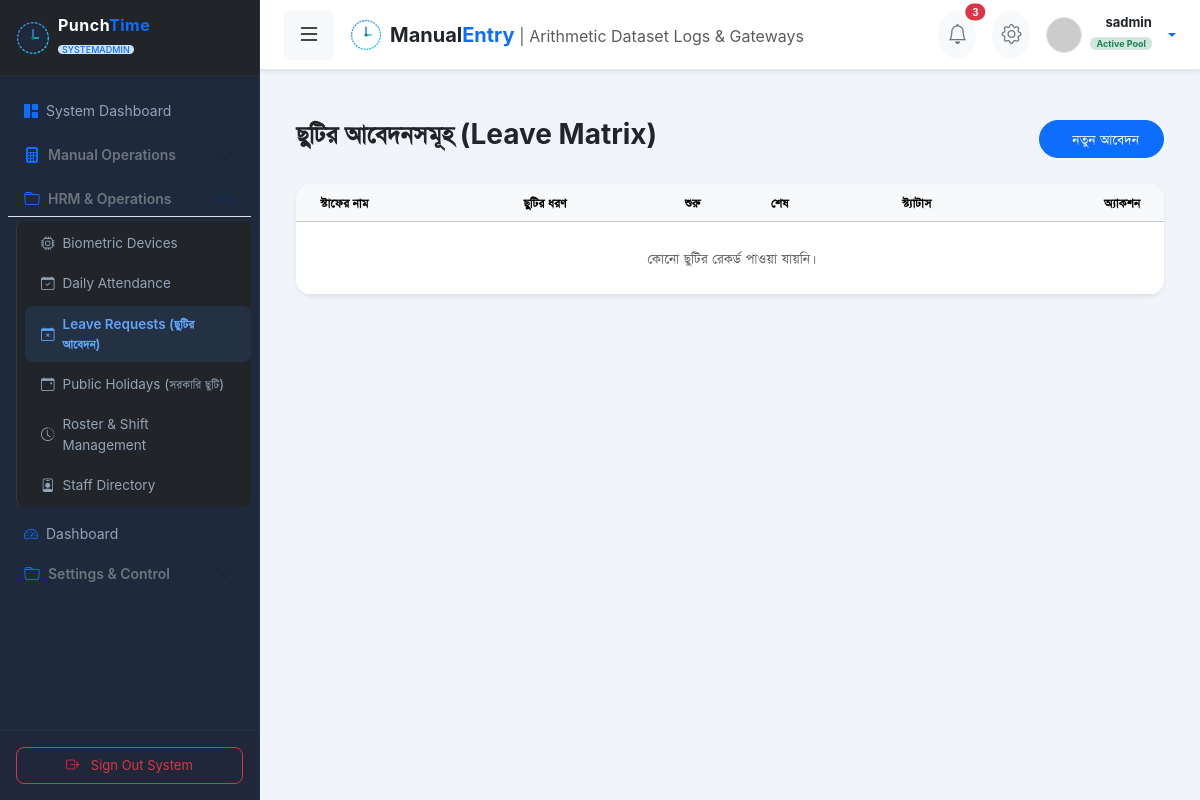
The app's page /hrm/leaves/ (signed in) with its own data.
### mainsystem/models.py (models this page shows, shortened)
class CustomUser(AbstractUser):
    role = models.ForeignKey(Role, on_delete=models.SET_NULL, null=True, blank=True, verbose_name="ইউজার রোল")
    email = models.EmailField(unique=True, verbose_name="ইমেইল অ্যাড্রেস")
    username = models.CharField(max_length=150, unique=True, verbose_name="ইউজারনেম")
    is_active = models.BooleanField(default=True, verbose_name="অ্যাকাউন্ট সক্রিয়")
    is_staff = models.BooleanField(default=False, verbose_name="স্টাফ স্ট্যাটাস (অ্যাডমিন প্যানেল অ্যাক্সেস)")
    is_superuser = models.BooleanField(default=False, verbose_name="সুপার ইউজার স্ট্যাটাস")
    last_login = models.DateTimeField(auto_now=True)
    date_joined = models.DateTimeField(auto_now_add=True)
    is_protected = models.BooleanField(default=False, verbose_name="সুরক্ষিত ইউজার")
    class Meta:
        verbose_name = "ব্যবহারকারী"
        verbose_name_plural = "ব্যবহারকারীগণ"

class ModuleGroup(models.Model):
    name = models.CharField(max_length=100, unique=True, verbose_name="গ্রুপের নাম")
    icon = models.CharField(max_length=50, default='bi-folder', verbose_name="আইকন ক্লাস (Bootstrap/FontAwesome)")
    icon_unicode = models.CharField(max_length=10, blank=True, null=True, verbose_name="আইকন ইউনিকোড")
    order = models.PositiveIntegerField(default=0, verbose_name="ক্রমিক নম্বর")
    class Meta:
        ordering = ['order', 'name']
        verbose_name = "মডিউল গ্রুপ"
        verbose_name_plural = "মডিউল গ্রুপসমূহ"

class Module(models.Model):
    name = models.CharField(max_length=100, verbose_name="মডিউলের নাম (ইংরেজী)")
    label = models.CharField(max_length=100, blank=True, null=True, verbose_name="লেবেল (বাংলা)")
    url_name = models.CharField(max_length=100, unique=True, verbose_name="ইউআরএল নেমস্পেস (Namespace URL)")
    class_name = models.CharField(max_length=100, blank=True, null=True, verbose_name="CSS/JS ক্লাস টার্গেটিং")
    icon = models.CharField(max_length=50, default='bi-circle', verbose_name="আইকন ক্লাস")
    icon_unicode = models.CharField(max_length=10, blank=True, null=True, verbose_name="ইউনিকোড আইকন")
    parent = models.ForeignKey('self', null=True, blank=True, on_delete=models.SET_NULL, related_name='children', verbose_name="প্যারেন্ট মडीউল")
    group = models.ForeignKey(ModuleGroup, on_delete=models.SET_NULL, null=True, related_name='modules', verbose_name="মডিউল গ্রুপ")
    actions = models.ManyToManyField(ActionType, related_name='modules', verbose_name="অনুমোদিত অ্যাকশনসমূহ")
    order = models.PositiveIntegerField(default=0, verbose_name="ক্রমিক নম্বর")
    is_visible = models.BooleanField(default=True, verbose_name="মেনুতে দৃশ্যমান কিনা")
    is_header = models.BooleanField(default=False, verbose_name="হেডার দৃশ্যমানতা")
    is_default = models.BooleanField(default=False, verbose_name="ডিফল্ট মডিউল")
    class Meta:
        ordering = ['order', 'name']
        verbose_name = "মডিউল"
        verbose_name_plural = "মডিউলসমূহ"

### hrm/views.py (the view)
# urls.py: path('leaves/', views.leave_list, name='leave_list'),
@login_required
def leave_list(request):
    leaves = LeaveRequest.objects.select_related('staff').all().order_by('-created_at')
    return render(request, 'hrm/leave_list.html', {'leaves': leaves})

### hrm/templates/hrm/leave_list.html (shortened to what this page needs)
{% extends "mainsystem/base.html" %}
{% block content %}
<div class="container mt-4">
    <div class="d-flex justify-content-between align-items-center mb-4">
        <h3 class="fw-bold text-dark">ছুটির আবেদনসমূহ (Leave Matrix)</h3>
        <a href="{% url 'hrm:leave_create' %}" class="btn btn-primary rounded-pill px-4">নতুন আবেদন</a>
    </div>
    <div class="card shadow-sm border-0 rounded-4 overflow-hidden">
        <div class="card-body p-0">
            <table class="table table-hover align-middle mb-0">
                <thead class="table-light text-muted text-uppercase small">
                    <tr>
                        <th class="ps-4">স্টাফের নাম</th>
                        <th>ছুটির ধরণ</th>
                        <th>শুরু</th>
                        <th>শেষ</th>
                        <th class="text-center">স্ট্যাটাস</th>
                        <th class="text-end pe-4">অ্যাকশন</th>
                    </tr>
                </thead>
                <tbody>
                    {% for leave in leaves %}
                    <tr>
                        <td class="ps-4 fw-bold text-dark">{{ leave.staff.full_name }}</td>
                        <td><span class="badge bg-info-subtle text-info">{{ leave.get_leave_type_display }}</span></td>
                        <td>{{ leave.start_date|date:"d M, Y" }}</td>
                        <td>{{ leave.end_date|date:"d M, Y" }}</td>
                        <td class="text-center">
                            {% if leave.status == 'APPROVED' %}
                                <span class="badge bg-success-subtle text-success rounded-pill px-3">Approved</span>
                            {% elif leave.status == 'REJECTED' %}
                                <span class="badge bg-danger-subtle text-danger rounded-pill px-3" title="বাতিল করেছেন: {{ leave.rejected_by.username }}">Rejected</span>
                            {% else %}
                                <span class="badge bg-warning-subtle text-warning rounded-pill px-3">Pending</span>
                            {% endif %}
                        </td>
                        <td class="text-end pe-4">
                            <div class="d-inline-flex gap-1 align-items-center">
                                {% if leave.status == 'PENDING' %}
                                    <a href="{% url 'hrm:leave_edit' leave.id %}" class="btn btn-sm btn-outline-primary rounded-pill px-2.5" title="এডিট"><i class="fas fa-edit"></i></a>
                                    <a href="{% url 'hrm:leave_approve' leave.id %}" class="btn btn-sm btn-success rounded-pill px-3 btn-approve"><i class="fas fa-check me-1"></i> মঞ্জুর</a>
                                    <a href="{% url 'hrm:leave_reject' leave.id %}" class="btn btn-sm btn-outline-danger rounded-pill px-2.5 btn-reject" title="বাতিল"><i class="fas fa-times"></i></a>
                                {% elif leave.status == 'APPROVED' %}
                                    <span class="badge bg-success-subtle text-success rounded-pill px-3 py-2 small me-1">
                                        <i class="fas fa-user-shield me-1"></i>Approved
                                    </span>
                                    <a href="{% url 'hrm:leave_edit' leave.id %}" class="btn btn-sm btn-outline-primary rounded-pill px-2.5" title="এডিট"><i class="fas fa-edit"></i></a>
                                    <a href="{% url 'hrm:leave_reject' leave.id %}" class="btn btn-sm btn-danger rounded-pill px-2.5 btn-reject" title="পুনরায় বাতিল করুন">
                                        <i class="fas fa-undo-alt"></i>
                                    </a>
                                {% else %}
                                    <span class="badge bg-danger-subtle text-danger rounded-pill px-3 py-2 small me-1" title="বাতিল করেছেন: {{ leave.rejected_by.username|default:'Admin' }}">
                                        <i class="fas fa-ban me-1"></i>Rejected
                                    </span>
                                    <a href="{% url 'hrm:leave_approve' leave.id %}"
                                    class="btn btn-sm btn-outline-success rounded-pill px-3 btn-approve"
                                    title="বাতিলকৃত ছুটি পুনরায় মঞ্জুর করুন">
                                        <i class="fas fa-check-double me-1"></i> পুনরায় মঞ্জুর
                                    </a>
                                {% endif %}
                            </div>
                        </td>
                    </tr>
                    {% empty %}
                    <tr>
                        <td colspan="6" class="text-center py-4 text-muted">কোনো ছুটির রেকর্ড পাওয়া যায়নি।</td>
                    </tr>
                    {% endfor %}
                </tbody>
            </table>
        </div>
    </div>
</div>
{% endblock %}

### mainsystem/templates/mainsystem/base.html (shortened to what this page needs)
{% load static %}
<!DOCTYPE html>
<html lang="en">
<head>
    <link href="{% static 'css/bootstrap.min.css' %}" rel="stylesheet">
    <link href="{% static 'css/bootstrap-icons.css' %}" rel="stylesheet">
    <link href="{% static 'css/select2.min.css' %}" rel="stylesheet">
    <link href="{% static 'css/tom-select.css' %}" rel="stylesheet">
</head>
<body>
<header class="top-nav d-flex justify-content-between align-items-center shadow-sm">
    <div class="d-flex align-items-center">
        <button class="btn btn-light me-3" id="sidebarToggle">
            <i class="bi bi-list fs-4"></i>
        </button>
        <div class="d-flex align-items-center gap-2 branding-logo-top">
            <h5 class="mb-0 fw-bold text-dark tracking-tight d-none d-sm-block">
                Manual<span class="text-primary">Entry</span>
                <small class="fs-6 text-muted fw-normal d-none d-lg-inline-block">| Arithmetic Dataset Logs & Gateways</small>
            </h5>
        </div>
    </div>
    <div class="d-flex align-items-center gap-3">
        <button class="btn btn-sm btn-light position-relative rounded-circle p-2">
            <i class="bi bi-bell fs-5 text-secondary"></i>
            <span class="position-absolute top-0 start-100 translate-middle badge rounded-pill bg-danger" style="font-size: 10px;">
                3
            </span>
        </button>
        <button class="btn btn-sm btn-light rounded-circle p-2">
            <i class="bi bi-gear fs-5 text-secondary"></i>
        </button>
        <div class="dropdown">
            <a class="d-flex align-items-center text-decoration-none dropdown-toggle gap-2" href="#" role="button" data-bs-toggle="dropdown" aria-expanded="false">
                <img src="https://ui-avatars.com/api/?name={{ request.user.username|default:'Admin' }}&background=3b82f6&color=fff" class="rounded-circle border" width="36" height="36">
                <div class="text-end d-none d-md-block me-1">
                    <p class="small mb-0 fw-bold text-dark lh-1" style="font-size: 13px;">{{ request.user.username|default:"Administrator" }}</p>
                    <span class="badge bg-success-subtle text-success mt-1" style="font-size: 9px; padding: 2px 6px;">Active Pool</span>
                </div>
            </a>
        </div>
    </div>
</header>
<aside id="sidebar" class="sidebar-premium-panel d-flex flex-column">
  <div class="p-3 d-flex align-items-center gap-2 border-bottom border-secondary border-opacity-10 bg-dark bg-opacity-20" style="min-height: 70px;">
    <div class="text-start">
      <h5 class="text-white fw-bold mb-0 tracking-tight" style="font-size: 16px; letter-spacing: 0.5px;">Punch<span class="text-primary">Time</span></h5>
      <span class="badge bg-primary-subtle text-primary p-0 px-1" style="font-size: 9px; font-weight: 500;">{{ user_role }}</span>
    </div>
  </div>
  <div class="sidebar-menu-scroller flex-grow-1 overflow-auto px-2 py-3">
    <div class="accordion bg-transparent border-0" id="sidebarMenuAccordionRoot">
      <div class="nav-item mb-2">
        <a href="{% url 'dashboard' %}" class="nav-link py-2 px-3 d-flex align-items-center " style="font-size: 14px;" onclick="showPunchTimeLoader('Loading Main Control Unit...')">
          <i class="bi bi-grid-1x2-fill me-2 {% if request.resolver_match.url_name == 'dashboard' %}text-info{% else %}text-primary{% endif %}"></i>
          <span>System Dashboard</span>
        </a>
      </div>
      <div class="accordion-item bg-transparent border-0 mb-2">
        <h2 class="accordion-header" id="headingManualOperations">
          <button class="accordion-button bg-transparent text-secondary py-2 px-3 fs-6 {% if 'manual-entry' in request.path %}{% else %}collapsed{% endif %}"
                  type="button" data-bs-toggle="collapse" data-bs-target="#collapseManualOperations"
                  aria-expanded="{% if 'manual-entry' in request.path %}true{% else %}false{% endif %}" aria-controls="collapseManualOperations">
            <i class="bi bi-calculator-fill me-2 text-primary"></i>
            <span style="font-size: 14px; font-weight: 600;">Manual Operations</span>
          </button>
        </h2>
      </div>
      {% for group in sidebar_groups %}
        {% if group.modules|length > 1 %}
          <div class="accordion-item bg-transparent border-0 mb-2">
            <h2 class="accordion-header" id="headingGroup{{ forloop.counter }}">
              <button class="accordion-button bg-transparent text-secondary py-2 px-3 fs-6 {% if not group.active %}collapsed{% endif %}"
                      type="button" data-bs-toggle="collapse" data-bs-target="#collapseGroup{{ forloop.counter }}"
                      aria-expanded="{% if group.active %}true{% else %}false{% endif %}" aria-controls="collapseGroup{{ forloop.counter }}">
                <i class="{{ group.icon }} me-2 text-primary"></i>
                <span style="font-size: 14px; font-weight: 600;">{{ group.name }}</span>
              </button>
            </h2>
            <div id="collapseGroup{{ forloop.counter }}" class="accordion-collapse collapse {% if group.active %}show{% endif %}"
                 aria-labelledby="headingGroup{{ forloop.counter }}" data-bs-parent="#sidebarMenuAccordionRoot">
              <div class="accordion-body bg-dark bg-opacity-20 rounded-3 py-1 px-0 mt-1 ms-2 border-start border-secondary border-opacity-25 ps-2">
                <ul class="nav flex-column gap-1">
                  {% for module in group.modules %}
                    <li class="nav-item">
                      <a href="{{ module.url }}" class="nav-link py-2 px-3 d-flex align-items-center {% if module.is_active %}active-link-param{% endif %}" style="font-size: 13.5px;">
                        <i class="{{ module.icon }} me-2"></i>
                        <span>{{ module.name }}</span>
                      </a>
                    </li>
                  {% endfor %}
                </ul>
              </div>
            </div>
          </div>
        {% else %}
          {% for module in group.modules %}
            <div class="nav-item mb-1">
              <a href="{{ module.url }}" class="nav-link py-2 px-3 d-flex align-items-center {% if module.is_active %}active-link-param{% endif %}" style="font-size: 14px;">
                <i class="{{ module.icon }} me-2 text-primary"></i>
                <span>{{ module.name }}</span>
              </a>
            </div>
          {% endfor %}
        {% endif %}
      {% endfor %}
    </div>
  </div>
  <div class="p-3 border-top border-secondary border-opacity-10 bg-dark bg-opacity-10 mt-auto">
    <form id="sidebarLogoutForm" action="{% url 'logout' %}" method="post">
      <button type="submit" class="btn btn-outline-danger w-100 rounded-3 py-2 btn-sm transition-all" style="font-size: 13px;">
        <i class="bi bi-box-arrow-right me-2"></i> Sign Out System
      </button>
    </form>
  </div>
</aside>
<div class="main-wrapper">
    <main class="container-fluid py-4 px-3 px-md-4" id="mainContent">
        {% block content %}{% endblock %}
    </main>
</div>
</body>
</html>

### records on screen
CustomUser: user.username "sadmin"
ModuleGroup: name "HRM & Operations"
Module: name "Biometric Devices"
Module: name "Daily Attendance"
Module: name "Leave Requests (ছুটির আবেদন)"
Module: name "Public Holidays (সরকারি ছুটি)"
Module: name "Roster & Shift Management"
Module: name "Staff Directory"
Module: name "Dashboard"
ModuleGroup: name "Settings & Control"

### other values on screen
{{ user_role }} "SYSTEMADMIN"
